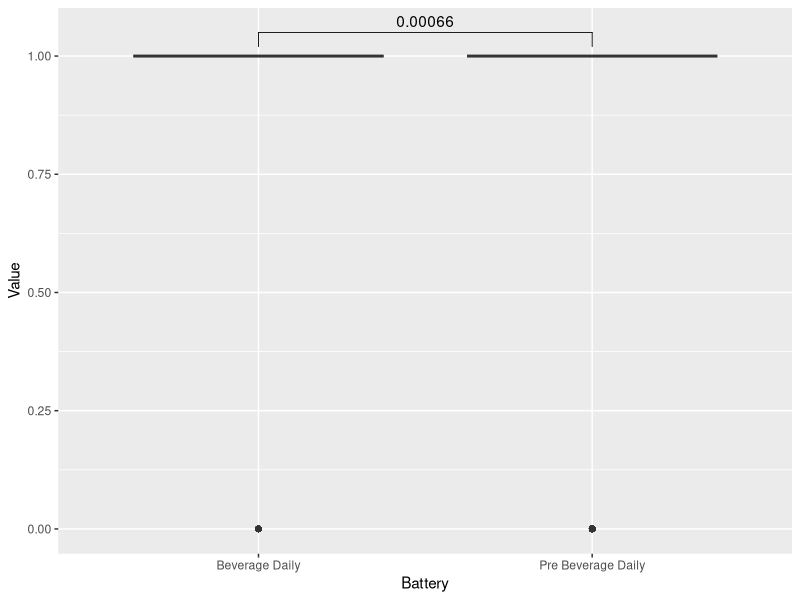

Generate this figure with R: (Note: this script raises an error after producing the figure.)
library(tidyverse)
library(readr)
library(rstatix)
library(ggpubr)
library(lme4)
library(lmerTest)

data <- read_csv("Study Data.csv") %>% 
  rename(id = `Participant ID`)



daily_alc <- data %>% 
  drop_na() %>% 
  filter(`Question Name` == "daily_alc") %>% 
  mutate(Value = ifelse(Value == 2, 1, 0)) %>% 
group_by(id, Battery) %>%
  summarise(Value = mean(Value)) 

daily_alc <- data %>% 
  drop_na() %>% 
  filter(`Question Name` == "daily_alc") %>% 
  mutate(Value = ifelse(Value == 2, 1, 0))


daily_alc %>% 
  ggplot(aes(Battery, Value))+
  geom_boxplot()+
  geom_pwc(method = "t_test")


daily_alc_w <- daily_alc %>% 
  pivot_wider(names_from = Battery, values_from = Value)

t.test(daily_alc_w$`Beverage Daily`, daily_alc_w$`Pre Beverage Daily`)

model <- lmerTest::lmer(Value ~ Battery + (1|id),
                    na.action = na.omit,
                    REML = TRUE,
                    data = daily_alc)

model2 <- lme4::glmer(Value ~ `Study Day` + (1|id),
                     na.action = na.omit,
                     family = binomial(link = "logit"),
                     data = daily_alc)

summary(model2)

mean(is.na(data))


who <- data %>% 
  drop_na() %>% 
  filter(str_detect(`Question Name`, "who")) %>% 
  group_by(id, `Study Day`, Battery) %>% 
  summarise(Value = sum(Value)*4)

a <- data %>%
  filter(`Question Name` == "daily_alc") %>% 
  drop_na() %>% 
  group_by(Battery) %>% 
  get_summary_stats(Value)

get_summary_stats(data = a, Value)


         
daily_alc <- data %>% 
  drop_na() %>% 
  filter(`Question Name` == "daily_alc") %>% 
  mutate(Value = ifelse(Value == 2, 0, 1),
         bev = ifelse(Battery == "Pre Beverage Daily", 0, 1))
